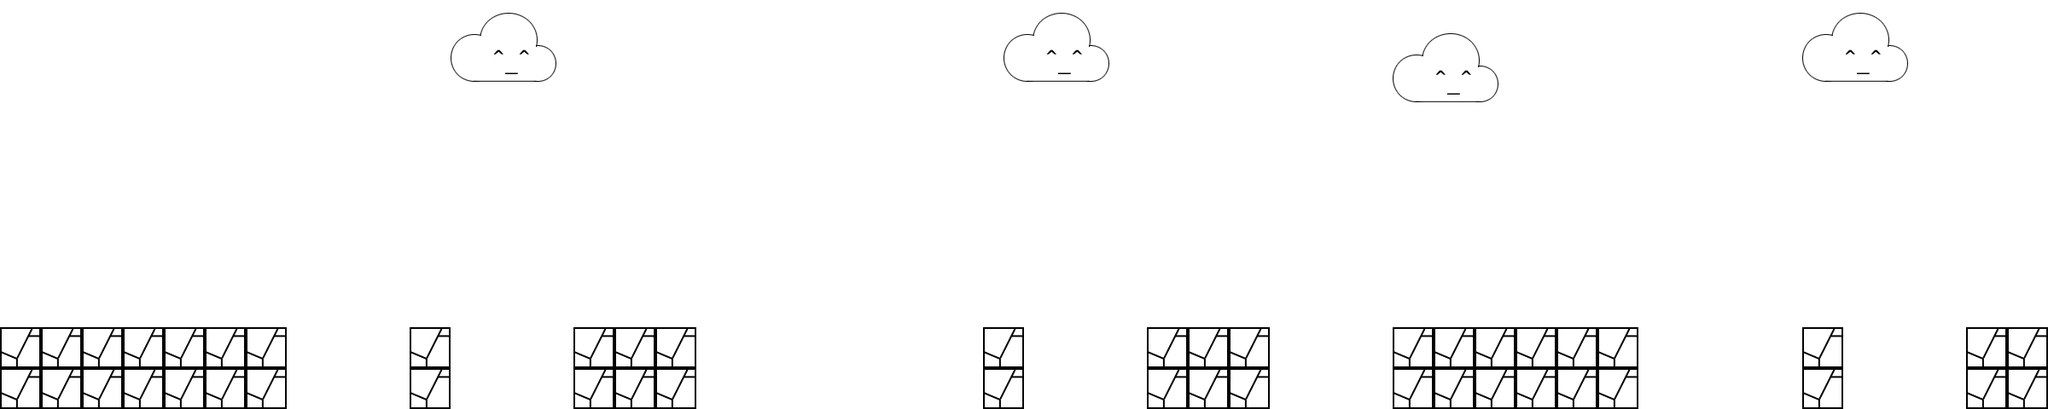

A 2D game scene composited from a Tiled map and its tileset images. What follows is a short description and the map's XML, with each tile layer's data collapsed to a summary:
An orthogonal 100x20 tile map with 24x24 px tiles, 3 tile layers (BackgroundColor, Platform, Decoration), 1 hidden layer not drawn.

<map version="1.0" orientation="orthogonal" width="100" height="20" tilewidth="24" tileheight="24">
 <tileset firstgid="1" name="Tile_source" tilewidth="24" tileheight="24">
  <image source="Tile_source.png" width="800" height="480" />
 </tileset>
 <layer name="BackgroundColor" width="100" height="20">
  <data>[2000 cells, 2000 non-empty, 1 distinct tile ids]</data>
 </layer>
 <layer name="Platform" width="100" height="20">
  <data>[2000 cells, 192 non-empty, 4 distinct tile ids]</data>
 </layer>
 <layer name="PlatformDynamic" width="100" height="20" visible="0">
  <data>[2000 cells, 148 non-empty, 18 distinct tile ids]</data>
 </layer>
 <layer name="Decoration" width="100" height="20">
  <data>[2000 cells, 92 non-empty, 26 distinct tile ids]</data>
 </layer>
</map>
